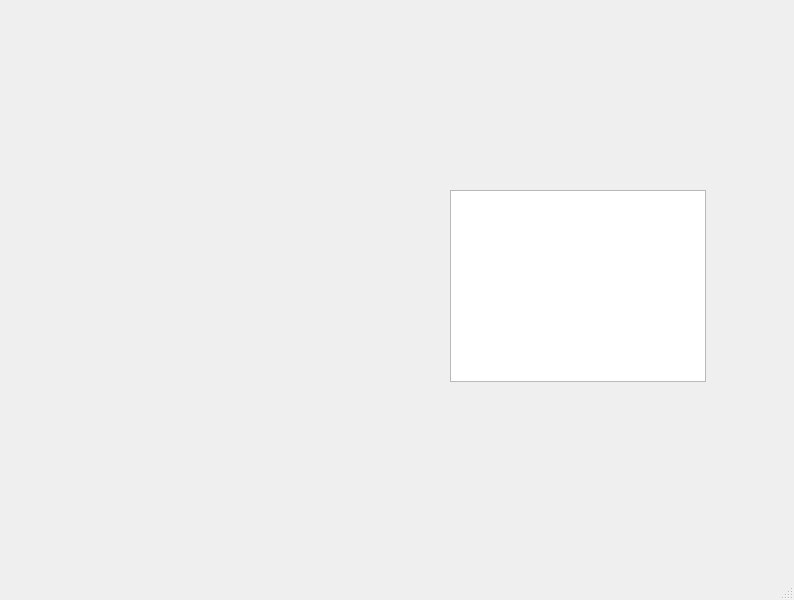
<?xml version="1.0" encoding="UTF-8"?>
<ui version="4.0">
 <class>MainWindow</class>
 <widget class="QMainWindow" name="MainWindow">
  <property name="geometry">
   <rect>
    <x>0</x>
    <y>0</y>
    <width>794</width>
    <height>600</height>
   </rect>
  </property>
  <property name="windowTitle">
   <string>MainWindow</string>
  </property>
  <widget class="QWidget" name="centralwidget">
   <widget class="QGraphicsView" name="imagePreview">
    <property name="geometry">
     <rect>
      <x>450</x>
      <y>190</y>
      <width>256</width>
      <height>192</height>
     </rect>
    </property>
    <property name="interactive">
     <bool>true</bool>
    </property>
    <property name="dragMode">
     <enum>QGraphicsView::RubberBandDrag</enum>
    </property>
   </widget>
  </widget>
  <widget class="QMenuBar" name="menubar">
   <property name="geometry">
    <rect>
     <x>0</x>
     <y>0</y>
     <width>794</width>
     <height>20</height>
    </rect>
   </property>
  </widget>
  <widget class="QStatusBar" name="statusbar"/>
 </widget>
 <resources/>
 <connections/>
</ui>
